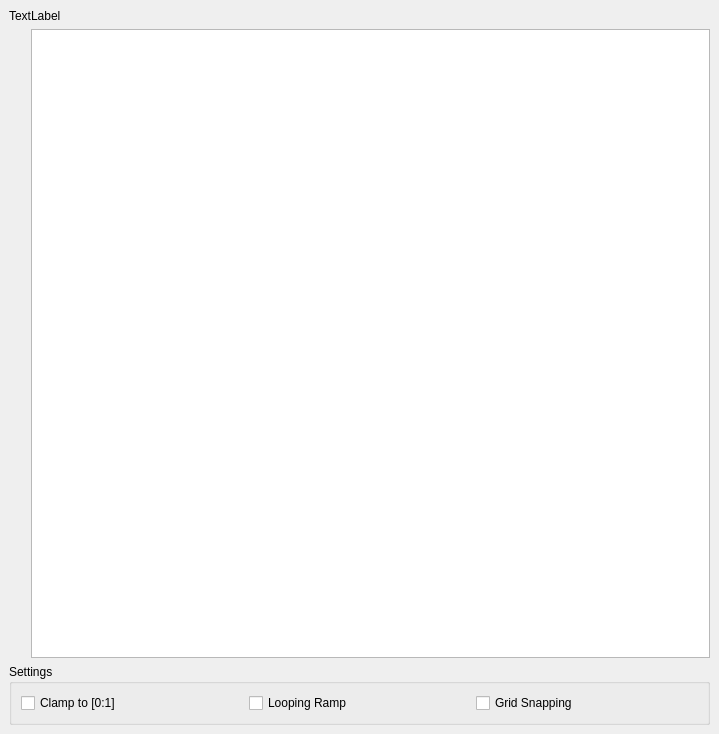
<?xml version="1.0" encoding="UTF-8"?>
<ui version="4.0">
 <class>RampEditorWindow</class>
 <widget class="QMainWindow" name="RampEditorWindow">
  <property name="geometry">
   <rect>
    <x>0</x>
    <y>0</y>
    <width>719</width>
    <height>734</height>
   </rect>
  </property>
  <property name="windowTitle">
   <string>MainWindow</string>
  </property>
  <widget class="QWidget" name="central_widget">
   <layout class="QVBoxLayout" name="verticalLayout">
    <item>
     <widget class="QLabel" name="label">
      <property name="text">
       <string>TextLabel</string>
      </property>
      <property name="margin">
       <number>4</number>
      </property>
     </widget>
    </item>
    <item>
     <layout class="QHBoxLayout" name="editor_layout" stretch="0,0">
      <property name="spacing">
       <number>2</number>
      </property>
      <item>
       <layout class="QVBoxLayout" name="inputs_container">
        <property name="spacing">
         <number>0</number>
        </property>
        <property name="sizeConstraint">
         <enum>QLayout::SetFixedSize</enum>
        </property>
        <item>
         <widget class="QWidget" name="top_line" native="true"/>
        </item>
        <item>
         <spacer name="verticalSpacer">
          <property name="orientation">
           <enum>Qt::Vertical</enum>
          </property>
          <property name="sizeHint" stdset="0">
           <size>
            <width>20</width>
            <height>40</height>
           </size>
          </property>
         </spacer>
        </item>
        <item>
         <widget class="QWidget" name="bottom_line" native="true">
          <property name="sizePolicy">
           <sizepolicy hsizetype="Preferred" vsizetype="Preferred">
            <horstretch>0</horstretch>
            <verstretch>0</verstretch>
           </sizepolicy>
          </property>
          <property name="minimumSize">
           <size>
            <width>0</width>
            <height>0</height>
           </size>
          </property>
         </widget>
        </item>
       </layout>
      </item>
      <item>
       <widget class="RampEditor" name="editor"/>
      </item>
     </layout>
    </item>
    <item>
     <widget class="QGroupBox" name="settings">
      <property name="title">
       <string>Settings</string>
      </property>
      <layout class="QVBoxLayout" name="verticalLayout_2">
       <item>
        <layout class="QHBoxLayout" name="horizontalLayout">
         <item>
          <widget class="QCheckBox" name="clamp_to_01">
           <property name="text">
            <string>Clamp to [0:1]</string>
           </property>
          </widget>
         </item>
         <item>
          <widget class="QCheckBox" name="looping_ramp">
           <property name="text">
            <string>Looping Ramp</string>
           </property>
          </widget>
         </item>
         <item>
          <widget class="QCheckBox" name="grid_snap">
           <property name="text">
            <string>Grid Snapping</string>
           </property>
          </widget>
         </item>
        </layout>
       </item>
      </layout>
     </widget>
    </item>
   </layout>
  </widget>
 </widget>
 <customwidgets>
  <customwidget>
   <class>RampEditor</class>
   <extends>QGraphicsView</extends>
   <header>.editor</header>
  </customwidget>
 </customwidgets>
 <resources/>
 <connections/>
</ui>
